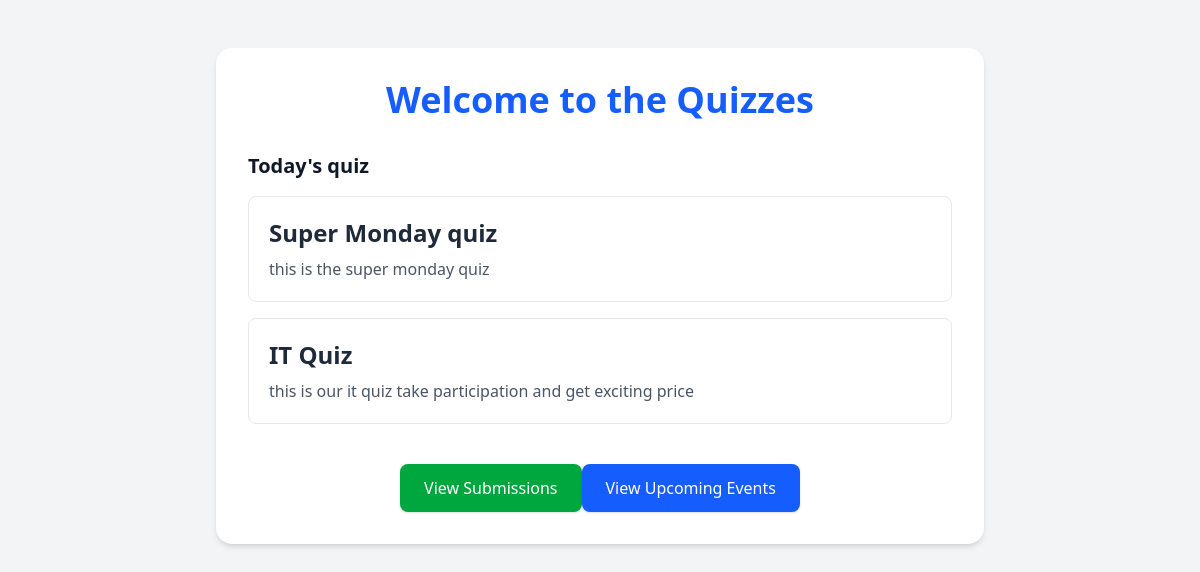
The page / on the database its author committed.
### quizzes/models.py (models this page shows, shortened)
class Quiz(models.Model):
    title = models.CharField(max_length=255)
    description = models.TextField(blank=True)
    created_at = models.DateTimeField(auto_now_add=True)
    updated_at = models.DateTimeField(auto_now=True)

### quizzes/views.py (the view)
# urls.py: path('', views.quiz_list, name='quiz_list'),
def quiz_list(request):
    quizzes = Quiz.objects.all()
    return render(request, "quizzes/quiz_list.html", {"quizzes": quizzes})

### quizzes/templates/quizzes/quiz_list.html
{% extends "base.html" %}
{% block content %}
<div class="min-h-screen bg-gray-100 py-12 px-6">
  <div class="max-w-3xl mx-auto bg-white shadow-md rounded-2xl p-8">
    <h1 class="text-4xl font-bold text-center text-blue-600 mb-8">
      Welcome to the Quizzes
    </h1>
    <h3 class="text-xl font-semibold text-indigo-400 mb-4">Today's quiz</h3>
    {% if quizzes %}
    <ul class="space-y-4">
      {% for quiz in quizzes %}
      <li
        class="p-5 border border-gray-200 rounded-lg hover:shadow-lg transition duration-300 bg-white"
      >
        <a
          href="{% url 'quiz_detail' quiz.id %}"
          class="text-2xl font-semibold text-gray-800 hover:text-blue-600"
        >
          {{ quiz.title }}
        </a>
        {% if quiz.description %}
        <p class="text-gray-600 mt-2">{{ quiz.description }}</p>
        {% endif %}
      </li>
      {% endfor %}
    </ul>
    {% else %}
    <p class="text-center text-gray-500 text-lg">No quizzes yet.</p>
    {% endif %}
    <div class="flex flex-col sm:flex-row gap-4 justify-center mt-10">
      <a
        href="{% url 'quiz_dashboard' %}"
        class="inline-block px-6 py-3 bg-green-600 text-white rounded-lg font-medium shadow hover:bg-green-700 transition text-center"
      >
         View Submissions
      </a>
      <a
        href="{% url 'event_list' %}"
        class="inline-block px-6 py-3 bg-blue-600 text-white rounded-lg font-medium shadow hover:bg-blue-700 transition text-center"
      >
        View Upcoming Events
      </a>
    </div>
  </div>
</div>
{% endblock %}

### rows shown on the page
Quiz: title "Super Monday quiz", description "this is the super monday quiz"
Quiz: title "IT Quiz", description "this is our it quiz take participation and get exciting price"
